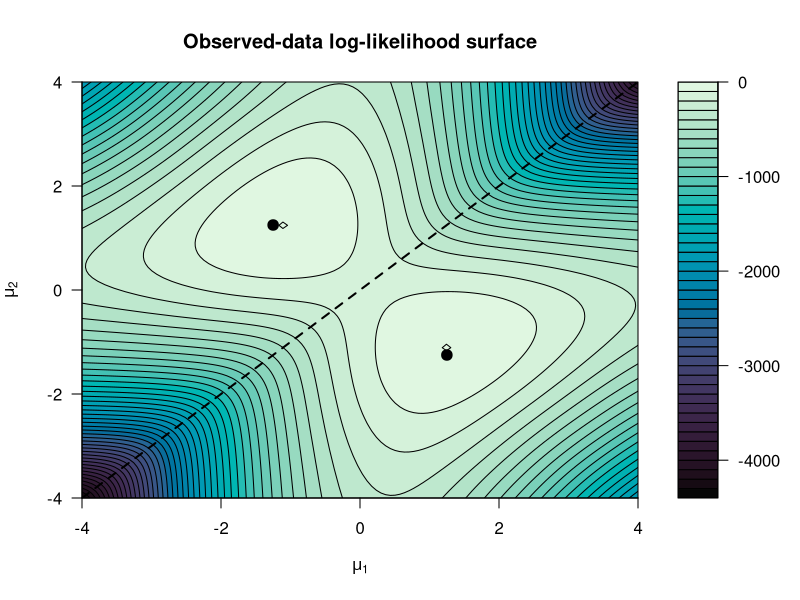

Generate this figure with R:
# Two-component Gaussian mixture observed-data log-likelihood surface
# plot in section 1.2.3

set.seed(123)

# parameters
G <- 2
mix_prob <- c(0.5, 0.5)
mu_true <- c(-1.25, 1.25)
sigma_true <- c(1, 1)

# simulating data
n <- 500
z <- sample(1:G, size = n, replace = TRUE, prob = mix_prob)
y <- rnorm(n, mean = mu_true[z], sd = sigma_true[z])

# likelihood
loglik_gmm <- function(mu1, mu2, x, pi1 = 0.5, sigma = 1) {
  dens <- pi1 * dnorm(x, mean = mu1, sd = sigma) +
    (1 - pi1) * dnorm(x, mean = mu2, sd = sigma)
  sum(log(dens))
}

# mean values grid 
mu1_grid <- seq(-4, 4, length.out = 120)
mu2_grid <- seq(-4, 4, length.out = 120)

ll_mat <- outer(
  mu1_grid,
  mu2_grid,
  Vectorize(function(a, b) loglik_gmm(a, b, y))
)

# shifted loglik
ll_mat <- ll_mat - max(ll_mat)

# plot
filled.contour(
  x = mu1_grid,
  y = mu2_grid,
  z = ll_mat,
  color.palette = function(n) hcl.colors(n, "Mako"),
  nlevels = 50,
  xlab = expression(mu[1]),
  ylab = expression(mu[2]),
  main = "Observed-data log-likelihood surface",
  
  plot.axes = {
    axis(1)
    axis(2)
    
    contour(
      x = mu1_grid,
      y = mu2_grid,
      z = ll_mat,
      levels = pretty(range(ll_mat), 50),
      add = TRUE,
      drawlabels = FALSE,
      col = "black",
      lwd = 1
    )
    
    abline(a = 0, b = 1, lty = 2, lwd = 2)
    
    points(mu_true[1], mu_true[2], pch = 19, cex = 1.4)
    points(mu_true[2], mu_true[1], pch = 19, cex = 1.4)
  }
)
